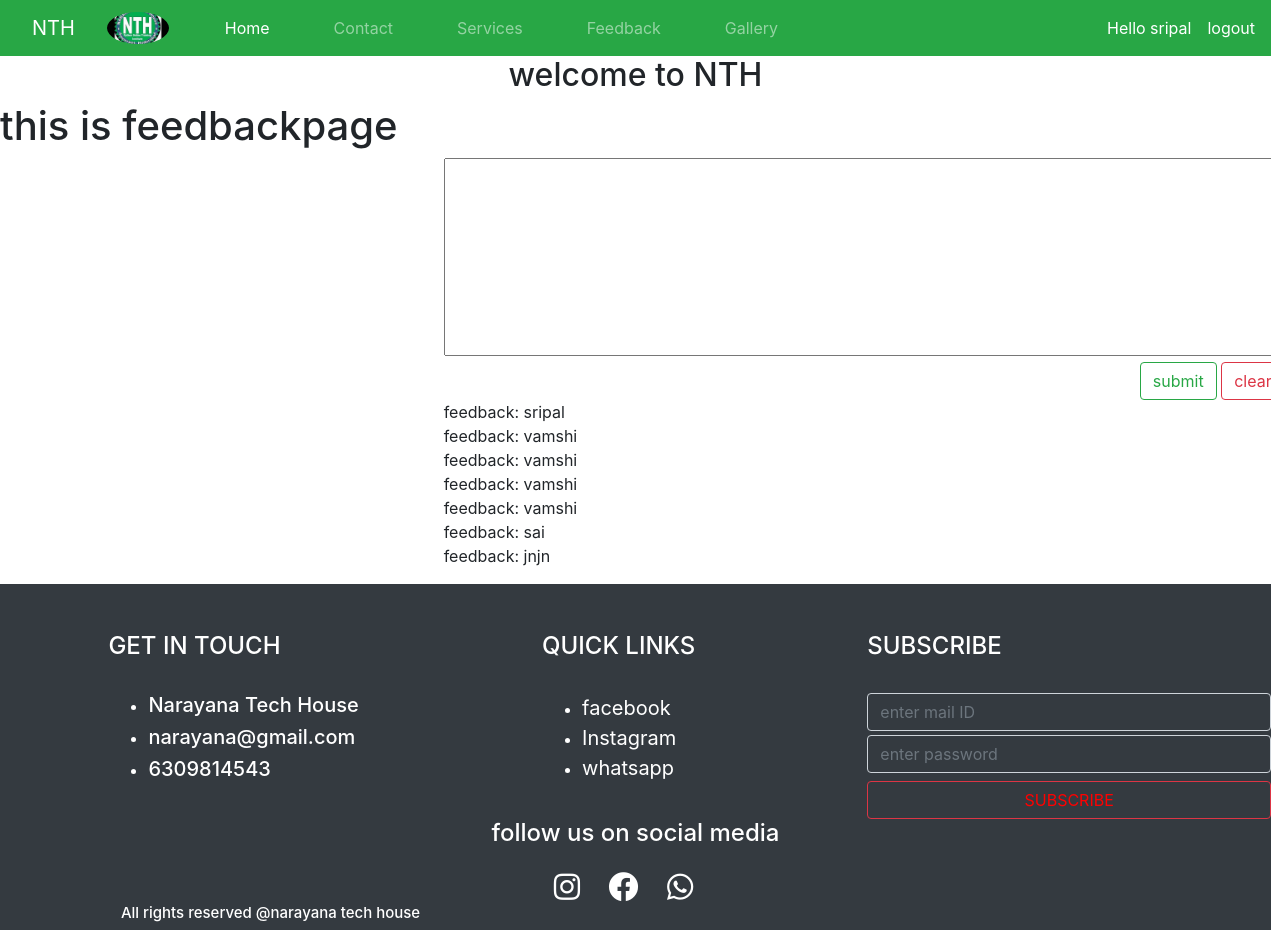
The app's page /feedback (signed in) with its own data.
### instituteapp/models.py (models this page shows)
class FeedBackData(models.Model):
    feedback = models.TextField(max_length=500)

### instituteapp/views.py (the view)
# urls.py: path('feedback',views.feedbackpage,name = 'feedback'),
def feedbackpage(request):
    if request.method=='GET':
        fbs=FeedBackData.objects.all()
        return render(request,'feedback.html',{"fbs":fbs})
    else:
        FeedBackData(
        feedback=request.POST.get('feed')
        ).save()
        fbs=FeedBackData.objects.all()
        return render(request,'feedback.html',{"fbs":fbs})

### templates/feedback.html (shortened to what this page needs)
{% extends 'base.html' %}
{% block b1 %}
<h1>this is feedbackpage</h1>
<div class="container-fluid">
  <div class=" offset-md-4 col-md-4 row">
    <form class=""  method="post">
      <textarea name="feed" rows="8" cols="80"></textarea>
      <div class="text-right">
        <input type='submit' name="" value="submit" class = 'btn btn-outline-success'>
        <input type="reset" name="" value="clear" class = 'btn btn-outline-danger'>
      </div>
    </form>
    {%if fbs%}
      {% for i in fbs %}
      feedback: {{i.feedback}} <br>
      {% endfor %}
    {%else%}
      <h1>no feedback available</h1>
    {% endif %}
  </div>
</div>
{% endblock %}

### templates/navbar.html (shortened to what this page needs)
{% load static %}
<nav class="navbar navbar-expand-lg navbar-dark bg-success">
  <a class="navbar-brand nav-link" href="{% url 'home' %}">NTH</a>
  <img src="{% static 'images/nth.jpg' %}" alt="" style = 'width:5%; height:5%; border-radius:50%'>
  <div class="collapse navbar-collapse" id="navbarNav">
    <ul class="navbar-nav">
      <li class="nav-item active">
        <a class="nav-link ml-5" href="{% url 'home' %}">Home <span class="sr-only">(current)</span></a>
      </li>
      <li class="nav-item">
        <a class="nav-link ml-5" href="{% url 'contact' %}">Contact</a>
      </li>
      <li class="nav-item">
        <a class="nav-link ml-5" href="{% url 'services' %}">Services</a>
      </li>
      <li class="nav-item">
        <a class="nav-link ml-5" href="{% url 'feedback' %}">Feedback</a>
      </li>
      <li class="nav-item">
        <a class="nav-link ml-5" href="{% url 'gallery' %}">Gallery</a>
      </li>
    </ul>
  </div>
  <span class = 'text-white'>Hello {{ request.user }}</span>
  <a href="#" class = 'ml-3 text-white'>logout</a>
</nav>

### records on screen
FeedBackData: feedback "sripal"
FeedBackData: feedback "vamshi"
FeedBackData: feedback "vamshi"
FeedBackData: feedback "vamshi"
FeedBackData: feedback "vamshi"
FeedBackData: feedback "sai"
FeedBackData: feedback "jnjn"

### other values on screen
{{ request.user }} "sripal"
